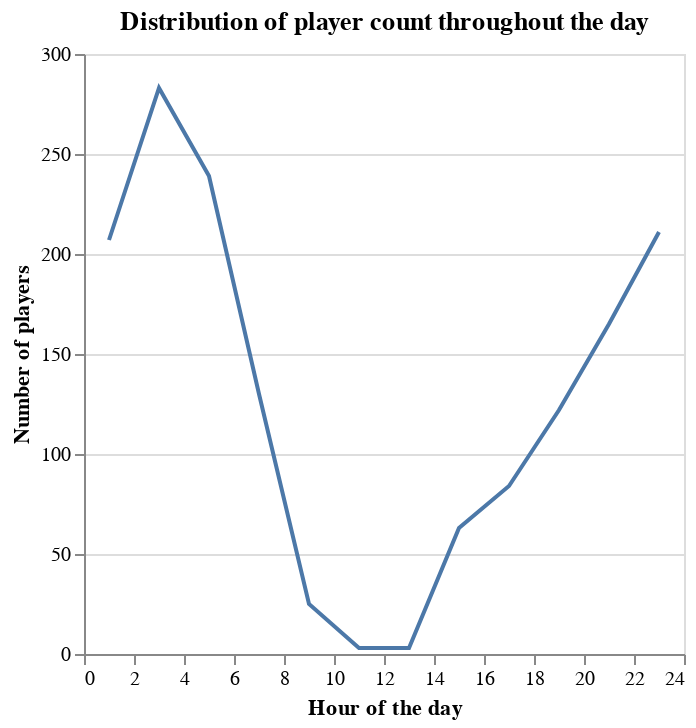

Notebook cell for this chart:
### Code cell
hours_line = alt.Chart(sessions_data).mark_line().encode(
    x=alt.X('start_hour').title('Hour of the day').bin(maxbins=20),
    y=alt.Y('count()').title('Number of players')
).properties(title='Distribution of player count throughout the day')
hours_line

### Figure 1 — Vega specification as saved in the notebook (floating-point values rounded to 4 significant figures)
{"$schema": "https://vega.github.io/schema/vega/v5.json", "data": [{"name": "source_0", "values": [{"__count": 122, "bin_maxbins_20_start_hour": 18.0, "bin_maxbins_20_start_hour_end": 20.0}, {"__count": 211, "bin_maxbins_20_start_hour": 22.0, "bin_maxbins_20_start_hour_end": 24.0}, {"__count": 84, "bin_maxbins_20_start_hour": 16.0, "bin_maxbins_20_start_hour_end": 18.0}, {"__count": 283, "bin_maxbins_20_start_hour": 2.0, "bin_maxbins_20_start_hour_end": 4.0}, {"__count": 63, "bin_maxbins_20_start_hour": 14.0, "bin_maxbins_20_start_hour_end": 16.0}, {"__count": 130, "bin_maxbins_20_start_hour": 6.0, "bin_maxbins_20_start_hour_end": 8.0}, {"__count": 239, "bin_maxbins_20_start_hour": 4.0, "bin_maxbins_20_start_hour_end": 6.0}, {"__count": 207, "bin_maxbins_20_start_hour": 0.0, "bin_maxbins_20_start_hour_end": 2.0}, {"__count": 165, "bin_maxbins_20_start_hour": 20.0, "bin_maxbins_20_start_hour_end": 22.0}, {"__count": 25, "bin_maxbins_20_start_hour": 8.0, "bin_maxbins_20_start_hour_end": 10.0}, {"__count": 3, "bin_maxbins_20_start_hour": 10.0, "bin_maxbins_20_start_hour_end": 12.0}, {"__count": 3, "bin_maxbins_20_start_hour": 12.0, "bin_maxbins_20_start_hour_end": 14.0}]}, {"name": "source_0_y_domain___count", "values": [{"min": 3, "max": 283}]}], "signals": [{"name": "bin_maxbins_20_start_hour_bins", "value": {"fields": ["start_hour"], "fname": "bin_start_hour", "start": 0.0, "step": 2.0, "stop": 24.0}}], "marks": [{"type": "line", "name": "marks", "from": {"data": "source_0"}, "sort": {"field": "x"}, "encode": {"update": {"stroke": {"value": "#4c78a8"}, "x": {"signal": "scale(\"x\", 0.5 * datum[\"bin_maxbins_20_start_hour\"] + 0.5 * datum[\"bin_maxbins_20_start_hour_end\"])"}, "y": {"field": "__count", "scale": "y"}, "defined": {"signal": "isValid(datum[\"bin_maxbins_20_start_hour\"]) && isFinite(+datum[\"bin_maxbins_20_start_hour\"])"}}}, "style": ["line"]}], "scales": [{"name": "x", "type": "linear", "domain": {"signal": "[bin_maxbins_20_start_hour_bins.start, bin_maxbins_20_start_hour_bins.stop]"}, "range": [0, {"signal": "width"}], "bins": {"signal": "bin_maxbins_20_start_hour_bins"}, "zero": false}, {"name": "y", "type": "linear", "domain": [{"signal": "(data(\"source_0_y_domain___count\")[0] || {}).min"}, {"signal": "(data(\"source_0_y_domain___count\")[0] || {}).max"}], "range": [{"signal": "height"}, 0], "nice": true, "zero": true}], "axes": [{"scale": "y", "ticks": false, "domain": false, "gridScale": "x", "grid": true, "zindex": 0, "maxExtent": 0, "minExtent": 0, "labels": false, "orient": "left", "tickCount": {"signal": "ceil(height/40)"}, "aria": false}, {"scale": "x", "orient": "bottom", "labelFlush": true, "title": "Hour of the day", "labelOverlap": true, "tickCount": {"signal": "ceil(width/10)"}, "zindex": 0, "grid": false}, {"scale": "y", "orient": "left", "labelOverlap": true, "title": "Number of players", "grid": false, "tickCount": {"signal": "ceil(height/40)"}, "zindex": 0}], "title": {"text": "Distribution of player count throughout the day", "frame": "group"}, "padding": 5, "style": "cell", "background": "white", "width": 300, "height": 300}
